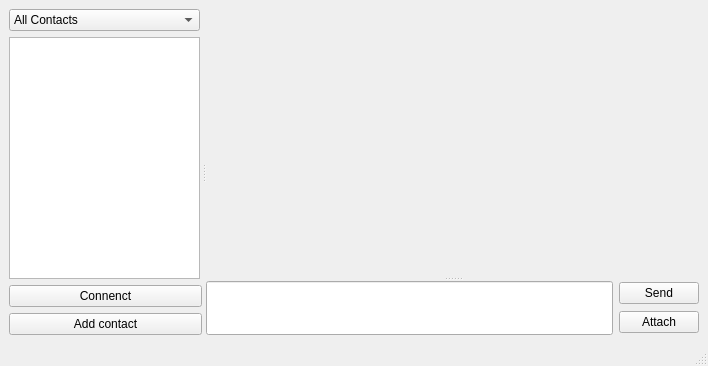
<?xml version="1.0" encoding="UTF-8"?>
<ui version="4.0">
 <class>Dialog</class>
 <widget class="QMainWindow" name="Dialog">
  <property name="geometry">
   <rect>
    <x>0</x>
    <y>0</y>
    <width>708</width>
    <height>366</height>
   </rect>
  </property>
  <property name="windowTitle">
   <string>Dialog</string>
  </property>
  <widget class="QWidget" name="centralwidget">
   <layout class="QGridLayout" name="gridLayout">
    <item row="0" column="0">
     <widget class="QSplitter" name="splitter_2">
      <property name="orientation">
       <enum>Qt::Horizontal</enum>
      </property>
      <widget class="QWidget" name="layoutWidget">
       <property name="maximumSize">
        <size>
         <width>193</width>
         <height>341</height>
        </size>
       </property>
       <layout class="QVBoxLayout" name="verticalLayout_2">
        <item>
         <widget class="QComboBox" name="SwitchToContactsMode">
          <property name="maximumSize">
           <size>
            <width>191</width>
            <height>22</height>
           </size>
          </property>
          <item>
           <property name="text">
            <string>All Contacts</string>
           </property>
          </item>
          <item>
           <property name="text">
            <string>My Contacts</string>
           </property>
          </item>
         </widget>
        </item>
        <item>
         <widget class="QListWidget" name="listContacts">
          <property name="maximumSize">
           <size>
            <width>191</width>
            <height>311</height>
           </size>
          </property>
         </widget>
        </item>
        <item>
         <widget class="QPushButton" name="Connect">
          <property name="text">
           <string>Connenct</string>
          </property>
         </widget>
        </item>
        <item>
         <widget class="QPushButton" name="AddContact">
          <property name="text">
           <string>Add contact</string>
          </property>
         </widget>
        </item>
       </layout>
      </widget>
      <widget class="QSplitter" name="splitter">
       <property name="orientation">
        <enum>Qt::Vertical</enum>
       </property>
       <widget class="QLabel" name="Chat">
        <property name="minimumSize">
         <size>
          <width>30</width>
          <height>250</height>
         </size>
        </property>
        <property name="text">
         <string> </string>
        </property>
        <property name="textFormat">
         <enum>Qt::AutoText</enum>
        </property>
        <property name="alignment">
         <set>Qt::AlignLeading|Qt::AlignLeft|Qt::AlignTop</set>
        </property>
        <property name="wordWrap">
         <bool>true</bool>
        </property>
       </widget>
       <widget class="QWidget" name="layoutWidget">
        <layout class="QHBoxLayout" name="horizontalLayout">
         <item>
          <widget class="QLineEdit" name="InputChat">
           <property name="sizePolicy">
            <sizepolicy hsizetype="Expanding" vsizetype="Expanding">
             <horstretch>0</horstretch>
             <verstretch>0</verstretch>
            </sizepolicy>
           </property>
          </widget>
         </item>
         <item>
          <layout class="QVBoxLayout" name="verticalLayout">
           <item>
            <widget class="QPushButton" name="Send">
             <property name="text">
              <string>Send</string>
             </property>
             <property name="autoDefault">
              <bool>false</bool>
             </property>
            </widget>
           </item>
           <item>
            <widget class="QPushButton" name="Attach">
             <property name="autoFillBackground">
              <bool>false</bool>
             </property>
             <property name="text">
              <string>Attach</string>
             </property>
            </widget>
           </item>
          </layout>
         </item>
        </layout>
       </widget>
      </widget>
     </widget>
    </item>
   </layout>
  </widget>
  <widget class="QMenuBar" name="menubar">
   <property name="geometry">
    <rect>
     <x>0</x>
     <y>0</y>
     <width>708</width>
     <height>20</height>
    </rect>
   </property>
  </widget>
  <widget class="QStatusBar" name="statusbar"/>
 </widget>
 <resources/>
 <connections/>
</ui>
